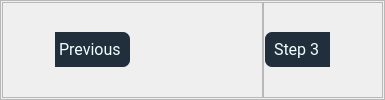
                      <widget class="QFrame" name="BottomButtons_3">
                       <property name="sizePolicy">
                        <sizepolicy hsizetype="Expanding" vsizetype="Fixed">
                         <horstretch>0</horstretch>
                         <verstretch>0</verstretch>
                        </sizepolicy>
                       </property>
                       <property name="minimumSize">
                        <size>
                         <width>385</width>
                         <height>43</height>
                        </size>
                       </property>
                       <property name="styleSheet">
                        <string notr="true">
QPushButton{
text-align:left;
padding: 5px;
border:none;
border-radius:0px;
}

#NextButton_3{
border-top-right-radius: 7px;
border-Bottom-right-radius: 7px;
}

#PreviousButton_3{
border-top-left-radius: 7px;
border-Bottom-left-radius: 7px;
}


QLabel{
Background-color: rgb(33, 47, 61);
color:   rgb(240, 255, 253);
}

#NextButton_Label_3{
border-bottom-left-radius: 7px;
border-top-left-radius: 7px;
padding-left: 5px;
}

#PreviousButton_Label_3{
border-top-right-radius: 7px;
border-Bottom-right-radius: 7px;
padding-right: 5px;
}

#NextButtonFrame:hover{
border: 1px solid rgb(33, 47, 61);
border-radius: 7px;
}
#PreviousButtonFrame:hover{
border: 1px solid rgb(33, 47, 61);
border-radius: 7px;
}</string>
                       </property>
                       <property name="frameShape">
                        <enum>QFrame::Shape::StyledPanel</enum>
                       </property>
                       <property name="frameShadow">
                        <enum>QFrame::Shadow::Raised</enum>
                       </property>
                       <property name="lineWidth">
                        <number>0</number>
                       </property>
                       <layout class="QHBoxLayout" name="horizontalLayout_15">
                        <property name="spacing">
                         <number>0</number>
                        </property>
                        <property name="leftMargin">
                         <number>1</number>
                        </property>
                        <property name="topMargin">
                         <number>1</number>
                        </property>
                        <property name="rightMargin">
                         <number>1</number>
                        </property>
                        <property name="bottomMargin">
                         <number>1</number>
                        </property>
                        <item>
                         <widget class="QFrame" name="PreviousButtonFrame_3">
                          <property name="frameShape">
                           <enum>QFrame::Shape::StyledPanel</enum>
                          </property>
                          <property name="frameShadow">
                           <enum>QFrame::Shadow::Raised</enum>
                          </property>
                          <property name="lineWidth">
                           <number>0</number>
                          </property>
                          <layout class="QHBoxLayout" name="horizontalLayout_16">
                           <property name="spacing">
                            <number>0</number>
                           </property>
                           <property name="leftMargin">
                            <number>1</number>
                           </property>
                           <property name="topMargin">
                            <number>1</number>
                           </property>
                           <property name="rightMargin">
                            <number>1</number>
                           </property>
                           <property name="bottomMargin">
                            <number>1</number>
                           </property>
                           <item>
                            <widget class="QPushButton" name="PreviousButton_3">
                             <property name="sizePolicy">
                              <sizepolicy hsizetype="Fixed" vsizetype="Fixed">
                               <horstretch>0</horstretch>
                               <verstretch>0</verstretch>
                              </sizepolicy>
                             </property>
                             <property name="font">
                              <font>
                               <family>Roboto</family>
                               <pointsize>12</pointsize>
                              </font>
                             </property>
                             <property name="text">
                              <string/>
                             </property>
                             <property name="icon">
                              <iconset resource="../ui_resources/Images &amp; Icons/resource.qrc">
                               <normaloff>:/PreviousLogo.png</normaloff>:/PreviousLogo.png</iconset>
                             </property>
                             <property name="iconSize">
                              <size>
                               <width>25</width>
                               <height>25</height>
                              </size>
                             </property>
                            </widget>
                           </item>
                           <item>
                            <widget class="QLabel" name="PreviousButton_Label_3">
                             <property name="sizePolicy">
                              <sizepolicy hsizetype="Fixed" vsizetype="Fixed">
                               <horstretch>0</horstretch>
                               <verstretch>0</verstretch>
                              </sizepolicy>
                             </property>
                             <property name="minimumSize">
                              <size>
                               <width>0</width>
                               <height>35</height>
                              </size>
                             </property>
                             <property name="font">
                              <font>
                               <family>Roboto</family>
                               <pointsize>12</pointsize>
                              </font>
                             </property>
                             <property name="lineWidth">
                              <number>0</number>
                             </property>
                             <property name="text">
                              <string>Previous</string>
                             </property>
                            </widget>
                           </item>
                           <item>
                            <spacer name="horizontalSpacer_3">
                             <property name="orientation">
                              <enum>Qt::Orientation::Horizontal</enum>
                             </property>
                             <property name="sizeHint" stdset="0">
                              <size>
                               <width>40</width>
                               <height>20</height>
                              </size>
                             </property>
                            </spacer>
                           </item>
                          </layout>
                         </widget>
                        </item>
                        <item>
                         <widget class="QFrame" name="NextButtonFrame_3">
                          <property name="frameShape">
                           <enum>QFrame::Shape::StyledPanel</enum>
                          </property>
                          <property name="frameShadow">
                           <enum>QFrame::Shadow::Raised</enum>
                          </property>
                          <property name="lineWidth">
                           <number>0</number>
                          </property>
                          <layout class="QHBoxLayout" name="horizontalLayout_17">
                           <property name="spacing">
                            <number>0</number>
                           </property>
                           <property name="leftMargin">
                            <number>1</number>
                           </property>
                           <property name="topMargin">
                            <number>1</number>
                           </property>
                           <property name="rightMargin">
                            <number>1</number>
                           </property>
                           <property name="bottomMargin">
                            <number>1</number>
                           </property>
                           <item>
                            <widget class="QLabel" name="NextButton_Label_3">
                             <property name="sizePolicy">
                              <sizepolicy hsizetype="Fixed" vsizetype="Fixed">
                               <horstretch>0</horstretch>
                               <verstretch>0</verstretch>
                              </sizepolicy>
                             </property>
                             <property name="minimumSize">
                              <size>
                               <width>65</width>
                               <height>35</height>
                              </size>
                             </property>
                             <property name="font">
                              <font>
                               <family>Roboto</family>
                               <pointsize>12</pointsize>
                              </font>
                             </property>
                             <property name="lineWidth">
                              <number>0</number>
                             </property>
                             <property name="text">
                              <string>Step 3</string>
                             </property>
                            </widget>
                           </item>
                           <item>
                            <widget class="QPushButton" name="NextButton_3">
                             <property name="font">
                              <font>
                               <family>Roboto</family>
                               <pointsize>12</pointsize>
                              </font>
                             </property>
                             <property name="styleSheet">
                              <string notr="true"/>
                             </property>
                             <property name="text">
                              <string/>
                             </property>
                             <property name="icon">
                              <iconset resource="../ui_resources/Images &amp; Icons/resource.qrc">
                               <normaloff>:/NextLogo.png</normaloff>:/NextLogo.png</iconset>
                             </property>
                             <property name="iconSize">
                              <size>
                               <width>25</width>
                               <height>25</height>
                              </size>
                             </property>
                            </widget>
                           </item>
                          </layout>
                         </widget>
                        </item>
                       </layout>
                      </widget>
